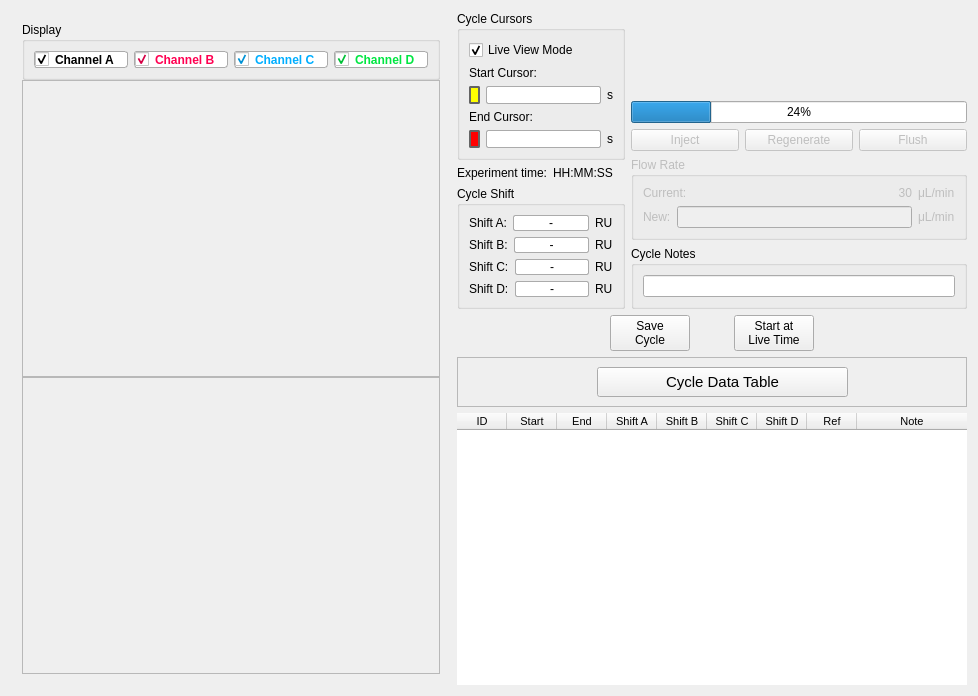
<?xml version="1.0" encoding="UTF-8"?>
<ui version="4.0">
 <class>Sensorgram</class>
 <widget class="QWidget" name="Sensorgram">
  <property name="geometry">
   <rect>
    <x>0</x>
    <y>0</y>
    <width>978</width>
    <height>696</height>
   </rect>
  </property>
  <property name="font">
   <font>
    <family>Segoe UI</family>
    <pointsize>9</pointsize>
   </font>
  </property>
  <property name="mouseTracking">
   <bool>true</bool>
  </property>
  <property name="focusPolicy">
   <enum>Qt::StrongFocus</enum>
  </property>
  <property name="windowTitle">
   <string>Form</string>
  </property>
  <layout class="QHBoxLayout" name="horizontalLayout" stretch="1,0">
   <item>
    <layout class="QVBoxLayout" name="displays">
     <property name="spacing">
      <number>0</number>
     </property>
     <property name="leftMargin">
      <number>11</number>
     </property>
     <property name="topMargin">
      <number>11</number>
     </property>
     <property name="rightMargin">
      <number>11</number>
     </property>
     <property name="bottomMargin">
      <number>11</number>
     </property>
     <item>
      <widget class="QGroupBox" name="groupBox">
       <property name="title">
        <string>Display</string>
       </property>
       <layout class="QHBoxLayout" name="horizontalLayout_12">
        <item>
         <widget class="QCheckBox" name="segment_A">
          <property name="font">
           <font>
            <family>Segoe UI</family>
            <pointsize>9</pointsize>
            <bold>true</bold>
           </font>
          </property>
          <property name="styleSheet">
           <string notr="true">QCheckBox{
	color: black;
	background: white;
	border: 1px solid rgb(171, 171, 171);
	border-radius: 3px;
}</string>
          </property>
          <property name="text">
           <string>Channel A</string>
          </property>
          <property name="checked">
           <bool>true</bool>
          </property>
         </widget>
        </item>
        <item>
         <widget class="QCheckBox" name="segment_B">
          <property name="font">
           <font>
            <family>Segoe UI</family>
            <pointsize>9</pointsize>
            <bold>true</bold>
           </font>
          </property>
          <property name="styleSheet">
           <string notr="true">QCheckBox{
	color: rgb(255, 0, 81);
	background:white;
	border: 1px solid rgb(171, 171, 171);
	border-radius: 3px;
}</string>
          </property>
          <property name="text">
           <string>Channel B</string>
          </property>
          <property name="checked">
           <bool>true</bool>
          </property>
         </widget>
        </item>
        <item>
         <widget class="QCheckBox" name="segment_C">
          <property name="font">
           <font>
            <family>Segoe UI</family>
            <pointsize>9</pointsize>
            <bold>true</bold>
           </font>
          </property>
          <property name="styleSheet">
           <string notr="true">QCheckBox{
	color: rgb(0, 174, 255);
	background: white;
	border: 1px solid rgb(171, 171, 171);
	border-radius: 3px;
}</string>
          </property>
          <property name="text">
           <string>Channel C</string>
          </property>
          <property name="checked">
           <bool>true</bool>
          </property>
         </widget>
        </item>
        <item>
         <widget class="QCheckBox" name="segment_D">
          <property name="font">
           <font>
            <family>Segoe UI</family>
            <pointsize>9</pointsize>
            <bold>true</bold>
           </font>
          </property>
          <property name="styleSheet">
           <string notr="true">QCheckBox{
	color: rgb(0, 230, 65);
	border: 1px solid rgb(171, 171, 171);
	background: white;
	border-radius: 3px;
}</string>
          </property>
          <property name="text">
           <string>Channel D</string>
          </property>
          <property name="checked">
           <bool>true</bool>
          </property>
         </widget>
        </item>
       </layout>
      </widget>
     </item>
     <item>
      <widget class="QFrame" name="full_segment">
       <property name="minimumSize">
        <size>
         <width>200</width>
         <height>250</height>
        </size>
       </property>
       <property name="maximumSize">
        <size>
         <width>10000</width>
         <height>10000</height>
        </size>
       </property>
       <property name="mouseTracking">
        <bool>true</bool>
       </property>
       <property name="frameShape">
        <enum>QFrame::StyledPanel</enum>
       </property>
       <property name="frameShadow">
        <enum>QFrame::Raised</enum>
       </property>
       <layout class="QHBoxLayout" name="horizontalLayout_3">
        <property name="leftMargin">
         <number>0</number>
        </property>
        <property name="topMargin">
         <number>0</number>
        </property>
        <property name="rightMargin">
         <number>0</number>
        </property>
        <property name="bottomMargin">
         <number>0</number>
        </property>
        <item>
         <spacer name="horizontalSpacer_4">
          <property name="orientation">
           <enum>Qt::Horizontal</enum>
          </property>
          <property name="sizeHint" stdset="0">
           <size>
            <width>40</width>
            <height>20</height>
           </size>
          </property>
         </spacer>
        </item>
        <item>
         <spacer name="verticalSpacer">
          <property name="orientation">
           <enum>Qt::Vertical</enum>
          </property>
          <property name="sizeHint" stdset="0">
           <size>
            <width>20</width>
            <height>40</height>
           </size>
          </property>
         </spacer>
        </item>
       </layout>
      </widget>
     </item>
     <item>
      <widget class="QFrame" name="SOI">
       <property name="minimumSize">
        <size>
         <width>200</width>
         <height>250</height>
        </size>
       </property>
       <property name="maximumSize">
        <size>
         <width>10000</width>
         <height>10000</height>
        </size>
       </property>
       <property name="frameShape">
        <enum>QFrame::StyledPanel</enum>
       </property>
       <property name="frameShadow">
        <enum>QFrame::Raised</enum>
       </property>
       <layout class="QHBoxLayout" name="horizontalLayout_4">
        <property name="leftMargin">
         <number>0</number>
        </property>
        <property name="topMargin">
         <number>0</number>
        </property>
        <property name="rightMargin">
         <number>0</number>
        </property>
        <property name="bottomMargin">
         <number>0</number>
        </property>
        <item>
         <spacer name="horizontalSpacer_5">
          <property name="orientation">
           <enum>Qt::Horizontal</enum>
          </property>
          <property name="sizeHint" stdset="0">
           <size>
            <width>40</width>
            <height>20</height>
           </size>
          </property>
         </spacer>
        </item>
        <item>
         <spacer name="verticalSpacer_2">
          <property name="orientation">
           <enum>Qt::Vertical</enum>
          </property>
          <property name="sizeHint" stdset="0">
           <size>
            <width>20</width>
            <height>40</height>
           </size>
          </property>
         </spacer>
        </item>
       </layout>
      </widget>
     </item>
    </layout>
   </item>
   <item>
    <layout class="QVBoxLayout" name="controls" stretch="1,0,0,2">
     <item>
      <layout class="QHBoxLayout" name="horizontalLayout_5" stretch="1,2">
       <item>
        <layout class="QVBoxLayout" name="verticalLayout_2">
         <item>
          <widget class="QGroupBox" name="groupBox_6">
           <property name="title">
            <string>Cycle Cursors</string>
           </property>
           <layout class="QVBoxLayout" name="verticalLayout_4">
            <item>
             <widget class="QCheckBox" name="live_btn">
              <property name="text">
               <string>Live View Mode</string>
              </property>
              <property name="checked">
               <bool>true</bool>
              </property>
             </widget>
            </item>
            <item>
             <widget class="QLabel" name="label_14">
              <property name="text">
               <string>Start Cursor:</string>
              </property>
             </widget>
            </item>
            <item>
             <layout class="QHBoxLayout" name="horizontalLayout_6">
              <item>
               <widget class="QLabel" name="label_6">
                <property name="styleSheet">
                 <string notr="true">background: yellow;
border-radius: 2px;
border: 2px solid rgb(100, 100, 100);</string>
                </property>
                <property name="text">
                 <string/>
                </property>
               </widget>
              </item>
              <item>
               <widget class="QLineEdit" name="left_cursor_time">
                <property name="font">
                 <font>
                  <family>Segoe UI</family>
                  <pointsize>9</pointsize>
                 </font>
                </property>
                <property name="focusPolicy">
                 <enum>Qt::ClickFocus</enum>
                </property>
                <property name="styleSheet">
                 <string notr="true">
QLineEdit {
		background-color: white;
		border: 1px solid rgb(171, 171, 171);
		border-radius: 2px;

}

QLineEdit:focus{
	background-color: rgb(240, 255, 245);
	border: 1px solid rgb(171, 171, 171);
	border-radius: 2px;
}</string>
                </property>
                <property name="alignment">
                 <set>Qt::AlignRight|Qt::AlignTrailing|Qt::AlignVCenter</set>
                </property>
               </widget>
              </item>
              <item>
               <widget class="QLabel" name="label_10">
                <property name="text">
                 <string>s</string>
                </property>
               </widget>
              </item>
             </layout>
            </item>
            <item>
             <widget class="QLabel" name="label_16">
              <property name="text">
               <string>End Cursor:</string>
              </property>
             </widget>
            </item>
            <item>
             <layout class="QHBoxLayout" name="horizontalLayout_7">
              <item>
               <widget class="QLabel" name="label_7">
                <property name="styleSheet">
                 <string notr="true">background: red;
border-radius: 2px;
border: 2px solid rgb(100, 100, 100);</string>
                </property>
                <property name="text">
                 <string/>
                </property>
               </widget>
              </item>
              <item>
               <widget class="QLineEdit" name="right_cursor_time">
                <property name="font">
                 <font>
                  <family>Segoe UI</family>
                  <pointsize>9</pointsize>
                 </font>
                </property>
                <property name="focusPolicy">
                 <enum>Qt::ClickFocus</enum>
                </property>
                <property name="styleSheet">
                 <string notr="true">
QLineEdit {
		background-color: white;
		border: 1px solid rgb(171, 171, 171);
		border-radius: 2px;

}

QLineEdit:focus{
	background-color: rgb(240, 255, 245);
	border: 1px solid rgb(171, 171, 171);
	border-radius: 2px;
}</string>
                </property>
                <property name="alignment">
                 <set>Qt::AlignRight|Qt::AlignTrailing|Qt::AlignVCenter</set>
                </property>
               </widget>
              </item>
              <item>
               <widget class="QLabel" name="label_9">
                <property name="text">
                 <string>s</string>
                </property>
               </widget>
              </item>
             </layout>
            </item>
           </layout>
          </widget>
         </item>
         <item>
          <layout class="QHBoxLayout" name="horizontalLayout_14">
           <item>
            <widget class="QLabel" name="label_3">
             <property name="text">
              <string>Experiment time:</string>
             </property>
             <property name="alignment">
              <set>Qt::AlignRight|Qt::AlignTrailing|Qt::AlignVCenter</set>
             </property>
            </widget>
           </item>
           <item>
            <widget class="QLabel" name="exp_clock">
             <property name="styleSheet">
              <string notr="true"/>
             </property>
             <property name="text">
              <string>HH:MM:SS</string>
             </property>
            </widget>
           </item>
          </layout>
         </item>
         <item>
          <widget class="QGroupBox" name="groupBox_3">
           <property name="title">
            <string>Cycle Shift</string>
           </property>
           <layout class="QVBoxLayout" name="verticalLayout_5">
            <item>
             <layout class="QHBoxLayout" name="horizontalLayout_8">
              <item>
               <widget class="QLabel" name="label_20">
                <property name="text">
                 <string>Shift A:</string>
                </property>
                <property name="margin">
                 <number>2</number>
                </property>
               </widget>
              </item>
              <item>
               <widget class="QLabel" name="shift_A">
                <property name="sizePolicy">
                 <sizepolicy hsizetype="MinimumExpanding" vsizetype="Preferred">
                  <horstretch>0</horstretch>
                  <verstretch>0</verstretch>
                 </sizepolicy>
                </property>
                <property name="styleSheet">
                 <string notr="true">background: white;
border: 1px solid rgb(171, 171, 171);
border-radius: 2px;</string>
                </property>
                <property name="text">
                 <string>-</string>
                </property>
                <property name="alignment">
                 <set>Qt::AlignCenter</set>
                </property>
               </widget>
              </item>
              <item>
               <widget class="QLabel" name="unit_a">
                <property name="text">
                 <string>RU</string>
                </property>
                <property name="margin">
                 <number>0</number>
                </property>
               </widget>
              </item>
             </layout>
            </item>
            <item>
             <layout class="QHBoxLayout" name="horizontalLayout_9">
              <item>
               <widget class="QLabel" name="label_21">
                <property name="text">
                 <string>Shift B:</string>
                </property>
                <property name="margin">
                 <number>2</number>
                </property>
               </widget>
              </item>
              <item>
               <widget class="QLabel" name="shift_B">
                <property name="sizePolicy">
                 <sizepolicy hsizetype="MinimumExpanding" vsizetype="Preferred">
                  <horstretch>0</horstretch>
                  <verstretch>0</verstretch>
                 </sizepolicy>
                </property>
                <property name="styleSheet">
                 <string notr="true">background: white;
border: 1px solid rgb(171, 171, 171);
border-radius: 2px;</string>
                </property>
                <property name="text">
                 <string>-</string>
                </property>
                <property name="alignment">
                 <set>Qt::AlignCenter</set>
                </property>
               </widget>
              </item>
              <item>
               <widget class="QLabel" name="unit_b">
                <property name="text">
                 <string>RU</string>
                </property>
                <property name="margin">
                 <number>0</number>
                </property>
               </widget>
              </item>
             </layout>
            </item>
            <item>
             <layout class="QHBoxLayout" name="horizontalLayout_10">
              <item>
               <widget class="QLabel" name="label_22">
                <property name="text">
                 <string>Shift C:</string>
                </property>
                <property name="margin">
                 <number>2</number>
                </property>
               </widget>
              </item>
              <item>
               <widget class="QLabel" name="shift_C">
                <property name="sizePolicy">
                 <sizepolicy hsizetype="MinimumExpanding" vsizetype="Preferred">
                  <horstretch>0</horstretch>
                  <verstretch>0</verstretch>
                 </sizepolicy>
                </property>
                <property name="styleSheet">
                 <string notr="true">background: white;
border: 1px solid rgb(171, 171, 171);
border-radius: 2px;</string>
                </property>
                <property name="text">
                 <string>-</string>
                </property>
                <property name="alignment">
                 <set>Qt::AlignCenter</set>
                </property>
               </widget>
              </item>
              <item>
               <widget class="QLabel" name="unit_c">
                <property name="text">
                 <string>RU</string>
                </property>
                <property name="margin">
                 <number>0</number>
                </property>
               </widget>
              </item>
             </layout>
            </item>
            <item>
             <layout class="QHBoxLayout" name="horizontalLayout_11">
              <item>
               <widget class="QLabel" name="label_23">
                <property name="text">
                 <string>Shift D:</string>
                </property>
                <property name="margin">
                 <number>2</number>
                </property>
               </widget>
              </item>
              <item>
               <widget class="QLabel" name="shift_D">
                <property name="sizePolicy">
                 <sizepolicy hsizetype="MinimumExpanding" vsizetype="Preferred">
                  <horstretch>0</horstretch>
                  <verstretch>0</verstretch>
                 </sizepolicy>
                </property>
                <property name="styleSheet">
                 <string notr="true">background: white;
border: 1px solid rgb(171, 171, 171);
border-radius: 2px;</string>
                </property>
                <property name="text">
                 <string>-</string>
                </property>
                <property name="alignment">
                 <set>Qt::AlignCenter</set>
                </property>
               </widget>
              </item>
              <item>
               <widget class="QLabel" name="unit_d">
                <property name="text">
                 <string>RU</string>
                </property>
                <property name="margin">
                 <number>0</number>
                </property>
               </widget>
              </item>
             </layout>
            </item>
           </layout>
          </widget>
         </item>
        </layout>
       </item>
       <item>
        <layout class="QVBoxLayout" name="verticalLayout">
         <item>
          <widget class="QGraphicsView" name="loop_diagram">
           <property name="maximumSize">
            <size>
             <width>16777215</width>
             <height>134</height>
            </size>
           </property>
           <property name="styleSheet">
            <string notr="true">background:transparent</string>
           </property>
           <property name="frameShape">
            <enum>QFrame::NoFrame</enum>
           </property>
           <property name="verticalScrollBarPolicy">
            <enum>Qt::ScrollBarAlwaysOff</enum>
           </property>
           <property name="horizontalScrollBarPolicy">
            <enum>Qt::ScrollBarAlwaysOff</enum>
           </property>
          </widget>
         </item>
         <item>
          <widget class="QProgressBar" name="progress_bar">
           <property name="value">
            <number>24</number>
           </property>
          </widget>
         </item>
         <item>
          <widget class="QWidget" name="inject_box" native="true">
           <property name="enabled">
            <bool>false</bool>
           </property>
           <layout class="QHBoxLayout" name="horizontalLayout_16">
            <property name="leftMargin">
             <number>0</number>
            </property>
            <property name="topMargin">
             <number>0</number>
            </property>
            <property name="rightMargin">
             <number>0</number>
            </property>
            <property name="bottomMargin">
             <number>0</number>
            </property>
            <item>
             <widget class="QPushButton" name="inject_button">
              <property name="text">
               <string>Inject</string>
              </property>
             </widget>
            </item>
            <item>
             <widget class="QPushButton" name="regen_button">
              <property name="text">
               <string>Regenerate</string>
              </property>
             </widget>
            </item>
            <item>
             <widget class="QPushButton" name="flush_button">
              <property name="text">
               <string>Flush</string>
              </property>
             </widget>
            </item>
           </layout>
          </widget>
         </item>
         <item>
          <widget class="QGroupBox" name="flow_rate_box">
           <property name="enabled">
            <bool>false</bool>
           </property>
           <property name="title">
            <string>Flow Rate</string>
           </property>
           <layout class="QVBoxLayout" name="verticalLayout_6">
            <item>
             <layout class="QHBoxLayout" name="horizontalLayout_15">
              <item>
               <widget class="QLabel" name="label_8">
                <property name="text">
                 <string>Current:</string>
                </property>
               </widget>
              </item>
              <item>
               <widget class="QLabel" name="flow_rate_now">
                <property name="sizePolicy">
                 <sizepolicy hsizetype="Expanding" vsizetype="Preferred">
                  <horstretch>0</horstretch>
                  <verstretch>0</verstretch>
                 </sizepolicy>
                </property>
                <property name="text">
                 <string>30</string>
                </property>
                <property name="alignment">
                 <set>Qt::AlignRight|Qt::AlignTrailing|Qt::AlignVCenter</set>
                </property>
               </widget>
              </item>
              <item>
               <widget class="QLabel" name="label_4">
                <property name="text">
                 <string>μL/min</string>
                </property>
               </widget>
              </item>
             </layout>
            </item>
            <item>
             <layout class="QHBoxLayout" name="horizontalLayout_2">
              <item>
               <widget class="QLabel" name="label">
                <property name="text">
                 <string>New:</string>
                </property>
               </widget>
              </item>
              <item>
               <widget class="QLineEdit" name="flow_rate">
                <property name="alignment">
                 <set>Qt::AlignRight|Qt::AlignTrailing|Qt::AlignVCenter</set>
                </property>
               </widget>
              </item>
              <item>
               <widget class="QLabel" name="label_2">
                <property name="text">
                 <string>μL/min</string>
                </property>
               </widget>
              </item>
             </layout>
            </item>
           </layout>
          </widget>
         </item>
         <item>
          <spacer name="verticalSpacer_3">
           <property name="orientation">
            <enum>Qt::Vertical</enum>
           </property>
           <property name="sizeHint" stdset="0">
            <size>
             <width>0</width>
             <height>0</height>
            </size>
           </property>
          </spacer>
         </item>
         <item>
          <widget class="QGroupBox" name="groupBox_4">
           <property name="title">
            <string>Cycle Notes</string>
           </property>
           <layout class="QVBoxLayout" name="verticalLayout_3">
            <item>
             <widget class="QLineEdit" name="current_note"/>
            </item>
           </layout>
          </widget>
         </item>
        </layout>
       </item>
      </layout>
     </item>
     <item>
      <layout class="QHBoxLayout" name="horizontalLayout_13" stretch="4,0,1,0,4">
       <item>
        <spacer name="horizontalSpacer_3">
         <property name="orientation">
          <enum>Qt::Horizontal</enum>
         </property>
         <property name="sizeHint" stdset="0">
          <size>
           <width>0</width>
           <height>0</height>
          </size>
         </property>
        </spacer>
       </item>
       <item>
        <widget class="QPushButton" name="save_segment_btn">
         <property name="font">
          <font>
           <family>Segoe UI</family>
           <pointsize>9</pointsize>
          </font>
         </property>
         <property name="focusPolicy">
          <enum>Qt::NoFocus</enum>
         </property>
         <property name="text">
          <string>Save
Cycle</string>
         </property>
        </widget>
       </item>
       <item>
        <spacer name="horizontalSpacer_2">
         <property name="orientation">
          <enum>Qt::Horizontal</enum>
         </property>
         <property name="sizeHint" stdset="0">
          <size>
           <width>0</width>
           <height>0</height>
          </size>
         </property>
        </spacer>
       </item>
       <item>
        <widget class="QPushButton" name="new_segment_btn">
         <property name="font">
          <font>
           <family>Segoe UI</family>
           <pointsize>9</pointsize>
          </font>
         </property>
         <property name="text">
          <string>Start at
Live Time</string>
         </property>
        </widget>
       </item>
       <item>
        <spacer name="horizontalSpacer">
         <property name="orientation">
          <enum>Qt::Horizontal</enum>
         </property>
         <property name="sizeHint" stdset="0">
          <size>
           <width>0</width>
           <height>0</height>
          </size>
         </property>
        </spacer>
       </item>
      </layout>
     </item>
     <item>
      <widget class="QFrame" name="seg_table">
       <property name="sizePolicy">
        <sizepolicy hsizetype="Fixed" vsizetype="Preferred">
         <horstretch>41</horstretch>
         <verstretch>0</verstretch>
        </sizepolicy>
       </property>
       <property name="minimumSize">
        <size>
         <width>510</width>
         <height>50</height>
        </size>
       </property>
       <property name="maximumSize">
        <size>
         <width>510</width>
         <height>50</height>
        </size>
       </property>
       <property name="font">
        <font>
         <family>Segoe UI</family>
         <pointsize>9</pointsize>
        </font>
       </property>
       <property name="frameShape">
        <enum>QFrame::StyledPanel</enum>
       </property>
       <property name="frameShadow">
        <enum>QFrame::Raised</enum>
       </property>
       <widget class="QPushButton" name="delete_row_btn">
        <property name="geometry">
         <rect>
          <x>30</x>
          <y>10</y>
          <width>30</width>
          <height>30</height>
         </rect>
        </property>
        <property name="sizePolicy">
         <sizepolicy hsizetype="Fixed" vsizetype="Fixed">
          <horstretch>0</horstretch>
          <verstretch>0</verstretch>
         </sizepolicy>
        </property>
        <property name="minimumSize">
         <size>
          <width>30</width>
          <height>30</height>
         </size>
        </property>
        <property name="maximumSize">
         <size>
          <width>30</width>
          <height>30</height>
         </size>
        </property>
        <property name="font">
         <font>
          <family>Segoe UI</family>
          <pointsize>5</pointsize>
         </font>
        </property>
        <property name="mouseTracking">
         <bool>true</bool>
        </property>
        <property name="toolTip">
         <string>Delete Cycle</string>
        </property>
        <property name="layoutDirection">
         <enum>Qt::LeftToRight</enum>
        </property>
        <property name="autoFillBackground">
         <bool>false</bool>
        </property>
        <property name="styleSheet">
         <string notr="true">QPushButton{
	border: none;
	background: none;
}

QPushButton::hover{
	background: white;
	border: 1px raised;
	border-radius: 10px;
}</string>
        </property>
        <property name="text">
         <string/>
        </property>
        <property name="icon">
         <iconset resource="ai.qrc">
          <normaloff>:/img/img/trash.png</normaloff>:/img/img/trash.png</iconset>
        </property>
        <property name="iconSize">
         <size>
          <width>25</width>
          <height>25</height>
         </size>
        </property>
        <property name="autoRepeat">
         <bool>false</bool>
        </property>
        <property name="autoExclusive">
         <bool>false</bool>
        </property>
        <property name="autoDefault">
         <bool>false</bool>
        </property>
        <property name="default">
         <bool>false</bool>
        </property>
        <property name="flat">
         <bool>false</bool>
        </property>
       </widget>
       <widget class="QPushButton" name="add_row_btn">
        <property name="geometry">
         <rect>
          <x>70</x>
          <y>10</y>
          <width>30</width>
          <height>30</height>
         </rect>
        </property>
        <property name="sizePolicy">
         <sizepolicy hsizetype="Fixed" vsizetype="Fixed">
          <horstretch>0</horstretch>
          <verstretch>0</verstretch>
         </sizepolicy>
        </property>
        <property name="minimumSize">
         <size>
          <width>30</width>
          <height>30</height>
         </size>
        </property>
        <property name="maximumSize">
         <size>
          <width>30</width>
          <height>30</height>
         </size>
        </property>
        <property name="font">
         <font>
          <family>Segoe UI</family>
          <pointsize>5</pointsize>
         </font>
        </property>
        <property name="mouseTracking">
         <bool>true</bool>
        </property>
        <property name="toolTip">
         <string>Restore Last Deleted</string>
        </property>
        <property name="layoutDirection">
         <enum>Qt::LeftToRight</enum>
        </property>
        <property name="autoFillBackground">
         <bool>false</bool>
        </property>
        <property name="styleSheet">
         <string notr="true">QPushButton{
	border: none;
	background: none;
}

QPushButton::hover{
	background: white;
	border: 1px raised;
	border-radius: 10px;
}</string>
        </property>
        <property name="text">
         <string/>
        </property>
        <property name="icon">
         <iconset resource="ai.qrc">
          <normaloff>:/img/img/undo.png</normaloff>:/img/img/undo.png</iconset>
        </property>
        <property name="iconSize">
         <size>
          <width>22</width>
          <height>22</height>
         </size>
        </property>
        <property name="autoRepeat">
         <bool>false</bool>
        </property>
        <property name="autoExclusive">
         <bool>false</bool>
        </property>
        <property name="autoDefault">
         <bool>false</bool>
        </property>
        <property name="default">
         <bool>false</bool>
        </property>
        <property name="flat">
         <bool>false</bool>
        </property>
       </widget>
       <widget class="QPushButton" name="table_toggle">
        <property name="geometry">
         <rect>
          <x>140</x>
          <y>10</y>
          <width>251</width>
          <height>30</height>
         </rect>
        </property>
        <property name="sizePolicy">
         <sizepolicy hsizetype="Preferred" vsizetype="Fixed">
          <horstretch>0</horstretch>
          <verstretch>0</verstretch>
         </sizepolicy>
        </property>
        <property name="minimumSize">
         <size>
          <width>0</width>
          <height>30</height>
         </size>
        </property>
        <property name="font">
         <font>
          <family>Segoe UI</family>
          <pointsize>11</pointsize>
         </font>
        </property>
        <property name="text">
         <string>Cycle Data Table</string>
        </property>
       </widget>
       <widget class="QGraphicsView" name="page_indicator">
        <property name="geometry">
         <rect>
          <x>318</x>
          <y>21</y>
          <width>30</width>
          <height>10</height>
         </rect>
        </property>
        <property name="styleSheet">
         <string notr="true">background: transparent</string>
        </property>
        <property name="frameShape">
         <enum>QFrame::NoFrame</enum>
        </property>
        <property name="verticalScrollBarPolicy">
         <enum>Qt::ScrollBarAlwaysOff</enum>
        </property>
        <property name="horizontalScrollBarPolicy">
         <enum>Qt::ScrollBarAlwaysOff</enum>
        </property>
        <property name="sizeAdjustPolicy">
         <enum>QAbstractScrollArea::AdjustToContents</enum>
        </property>
        <property name="interactive">
         <bool>false</bool>
        </property>
       </widget>
      </widget>
     </item>
     <item>
      <widget class="QTableWidget" name="data_table">
       <property name="sizePolicy">
        <sizepolicy hsizetype="Ignored" vsizetype="Expanding">
         <horstretch>0</horstretch>
         <verstretch>0</verstretch>
        </sizepolicy>
       </property>
       <property name="font">
        <font>
         <family>Segoe UI</family>
         <pointsize>9</pointsize>
        </font>
       </property>
       <property name="focusPolicy">
        <enum>Qt::ClickFocus</enum>
       </property>
       <property name="frameShape">
        <enum>QFrame::NoFrame</enum>
       </property>
       <property name="sizeAdjustPolicy">
        <enum>QAbstractScrollArea::AdjustToContents</enum>
       </property>
       <property name="showGrid">
        <bool>true</bool>
       </property>
       <property name="wordWrap">
        <bool>true</bool>
       </property>
       <property name="rowCount">
        <number>0</number>
       </property>
       <property name="columnCount">
        <number>9</number>
       </property>
       <attribute name="horizontalHeaderVisible">
        <bool>true</bool>
       </attribute>
       <attribute name="horizontalHeaderCascadingSectionResizes">
        <bool>true</bool>
       </attribute>
       <attribute name="horizontalHeaderMinimumSectionSize">
        <number>50</number>
       </attribute>
       <attribute name="horizontalHeaderDefaultSectionSize">
        <number>50</number>
       </attribute>
       <attribute name="horizontalHeaderHighlightSections">
        <bool>true</bool>
       </attribute>
       <attribute name="horizontalHeaderShowSortIndicator" stdset="0">
        <bool>false</bool>
       </attribute>
       <attribute name="horizontalHeaderStretchLastSection">
        <bool>true</bool>
       </attribute>
       <attribute name="verticalHeaderVisible">
        <bool>false</bool>
       </attribute>
       <attribute name="verticalHeaderCascadingSectionResizes">
        <bool>false</bool>
       </attribute>
       <attribute name="verticalHeaderMinimumSectionSize">
        <number>40</number>
       </attribute>
       <attribute name="verticalHeaderDefaultSectionSize">
        <number>50</number>
       </attribute>
       <attribute name="verticalHeaderHighlightSections">
        <bool>false</bool>
       </attribute>
       <attribute name="verticalHeaderShowSortIndicator" stdset="0">
        <bool>false</bool>
       </attribute>
       <attribute name="verticalHeaderStretchLastSection">
        <bool>false</bool>
       </attribute>
       <column>
        <property name="text">
         <string notr="true">ID</string>
        </property>
        <property name="font">
         <font>
          <family>Segoe UI</family>
          <pointsize>8</pointsize>
         </font>
        </property>
       </column>
       <column>
        <property name="text">
         <string>Start</string>
        </property>
        <property name="font">
         <font>
          <family>Segoe UI</family>
          <pointsize>8</pointsize>
         </font>
        </property>
       </column>
       <column>
        <property name="text">
         <string>End</string>
        </property>
        <property name="font">
         <font>
          <pointsize>8</pointsize>
         </font>
        </property>
       </column>
       <column>
        <property name="text">
         <string>Shift A</string>
        </property>
        <property name="font">
         <font>
          <pointsize>8</pointsize>
         </font>
        </property>
       </column>
       <column>
        <property name="text">
         <string>Shift B</string>
        </property>
        <property name="font">
         <font>
          <pointsize>8</pointsize>
         </font>
        </property>
       </column>
       <column>
        <property name="text">
         <string>Shift C</string>
        </property>
        <property name="font">
         <font>
          <pointsize>8</pointsize>
         </font>
        </property>
       </column>
       <column>
        <property name="text">
         <string>Shift D</string>
        </property>
        <property name="font">
         <font>
          <pointsize>8</pointsize>
         </font>
        </property>
       </column>
       <column>
        <property name="text">
         <string>Ref</string>
        </property>
        <property name="font">
         <font>
          <pointsize>8</pointsize>
         </font>
        </property>
       </column>
       <column>
        <property name="text">
         <string>Note</string>
        </property>
        <property name="font">
         <font>
          <pointsize>8</pointsize>
         </font>
        </property>
       </column>
      </widget>
     </item>
    </layout>
   </item>
  </layout>
 </widget>
 <resources>
  <include location="ai.qrc"/>
 </resources>
 <connections/>
</ui>
